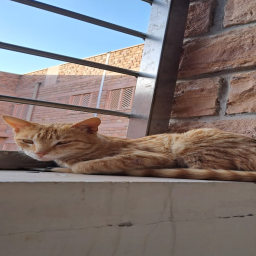
#> input picture captured/images 256/img1.png, 256 x 256 px, found by its file name; its folder holds only this picture in this run
$ python annotate_captured.py
#> lines starting #> are read from the running program, lines starting #| are printed output that depends on the picture

"""
SwiftMask captured-photo polygon annotation.

Displays original photographs without aspect-ratio distortion.
Draws polygons at original resolution.
Exports masks at 256x256 using INTER_NEAREST.

Mask convention:
    0   = background
    255 = foreground

Controls:
    Left click  : Add polygon point
    Right click : Undo last point
    Enter       : Finish polygon
    Backspace   : Undo last point
    U           : Undo completed polygon
    R           : Reset current image
    S           : Save and move to next image
    Q / ESC     : Quit
"""

# ============================================================
# 1. ENVIRONMENT
# ============================================================

import os

os.environ["QT_QPA_PLATFORM"] = "xcb"
os.environ["OMP_NUM_THREADS"] = "1"
os.environ["MKL_NUM_THREADS"] = "1"
os.environ["OPENBLAS_NUM_THREADS"] = "1"
os.environ["VECLIB_MAXIMUM_THREADS"] = "1"

# ============================================================
# 2. IMPORTS
# ============================================================

import argparse
from pathlib import Path

import cv2
import numpy as np


# ============================================================
# 3. PATHS AND SETTINGS
# ============================================================

ROOT_DIR = Path(__file__).resolve().parents[1]

ORIGINAL_DIR = ROOT_DIR / "captured" / "original"
MASK_DIR = ROOT_DIR / "captured" / "masks 256"

IMAGE_SIZE = 256

DISPLAY_WIDTH = 900
DISPLAY_HEIGHT = 700
HEADER_HEIGHT = 85

BACKGROUND = 0
FOREGROUND = 255

WINDOW_NAME = "SwiftMask - Natural Aspect Ratio Annotation"


# ============================================================
# 4. ANNOTATOR
# ============================================================

class PolygonAnnotator:

    # [369 lines left out: functions __init__, to_image_coordinates, mouse_callback, rebuild_mask, finish_polygon, undo_polygon and 3 more, not called in this run]


# ============================================================
# 6. ANNOTATION SESSION
# ============================================================

def annotate_dataset(overwrite=False):

#> called with overwrite = False
    if not ORIGINAL_DIR.is_dir():

        raise FileNotFoundError(
            f"Original directory not found: {ORIGINAL_DIR}"
        )

    MASK_DIR.mkdir(
        parents=True,
        exist_ok=True
    )

    image_paths = sorted(
        ORIGINAL_DIR.glob("*.png"),
        key=lambda p: (
            int(p.stem[3:])
            if p.stem.startswith("img")
            and p.stem[3:].isdigit()
            else p.name
        )
    )

    if not image_paths:

        raise RuntimeError(
            "No original PNG images found."
        )

    print("=" * 65)
    print("SWIFTMASK - NATURAL ASPECT RATIO ANNOTATION")
    print("=" * 65)

    print(f"Original images: {ORIGINAL_DIR}")
    print(f"Output masks: {MASK_DIR}")
    print(f"Number of images: {len(image_paths)}")
    print("Annotation is performed at original resolution.")

    cv2.namedWindow(
        WINDOW_NAME,
        cv2.WINDOW_NORMAL
    )

    cv2.resizeWindow(
        WINDOW_NAME,
        DISPLAY_WIDTH,
        DISPLAY_HEIGHT
    )

    for index, image_path in enumerate(
        image_paths,
        start=1
    ):

        output_path = MASK_DIR / image_path.name

        # Skip previously completed annotations.
        if output_path.exists() and not overwrite:

            existing = cv2.imread(
                str(output_path),
                cv2.IMREAD_GRAYSCALE
            )
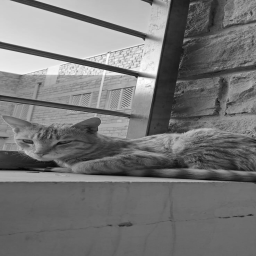
#> existing: shape (256, 256); min 2, max 254, mean 118.7

            if (
                existing is not None
                and existing.shape == (IMAGE_SIZE, IMAGE_SIZE)
                and np.any(existing > 0)
            ):

                print(
                    f"Skipping {image_path.name}: "
                    "non-empty mask already exists."
                )

                continue

        image = cv2.imread(
            str(image_path),
            cv2.IMREAD_COLOR
        )

        if image is None:

            print(
                f"Could not read {image_path.name}. Skipping."
            )

            continue

        annotator = PolygonAnnotator(image)

        cv2.setMouseCallback(
            WINDOW_NAME,
            annotator.mouse_callback
        )

        print("\n" + "-" * 65)
        print(f"Image {index}/{len(image_paths)}: {image_path.name}")
        print(f"Original size: {image.shape[1]} x {image.shape[0]}")

        while True:

            preview = annotator.render(
                image_path.name,
                index,
                len(image_paths)
            )

            cv2.imshow(
                WINDOW_NAME,
                preview
            )

            key = cv2.waitKey(20) & 0xFF

            if key in (10, 13):

                annotator.finish_polygon()

            elif key in (8, 127):

                if annotator.current_polygon:
                    annotator.current_polygon.pop()

            elif key in (ord("u"), ord("U")):

                annotator.undo_polygon()

            elif key in (ord("r"), ord("R")):

                annotator.reset()

            elif key in (ord("s"), ord("S")):

                if annotator.current_polygon:

                    print(
                        "Finish the current polygon with ENTER first."
                    )

                    continue

                try:

                    export_mask(
                        annotator.mask,
                        output_path
                    )

                except ValueError as error:

                    print(error)
                    continue

                break

            elif key in (ord("q"), ord("Q"), 27):

                print("Annotation session stopped.")
                cv2.destroyAllWindows()
                return

    cv2.destroyAllWindows()

    print("\n" + "=" * 65)
    print("ANNOTATION SESSION COMPLETED")
    print("=" * 65)
    print(f"Output directory: {MASK_DIR}")


# ============================================================
# 7. MAIN
# ============================================================

if __name__ == "__main__":

    parser = argparse.ArgumentParser(
        description=(
            "Annotate original captured photos "
            "without aspect-ratio distortion."
        )
    )

    parser.add_argument(
        "--overwrite",
        action="store_true",
        help="Replace existing non-empty masks."
    )

    args = parser.parse_args()

    annotate_dataset(
        overwrite=args.overwrite
    )

"""
SwiftMask captured-photo polygon annotation.

Displays original photographs without aspect-ratio distortion.
Draws polygons at original resolution.
Exports masks at 256x256 using INTER_NEAREST.

Mask convention:
    0   = background
    255 = foreground

Controls:
    Left click  : Add polygon point
    Right click : Undo last point
    Enter       : Finish polygon
    Backspace   : Undo last point
    U           : Undo completed polygon
    R           : Reset current image
    S           : Save and move to next image
    Q / ESC     : Quit
"""

# ============================================================
# 1. ENVIRONMENT
# ============================================================

import os

os.environ["OMP_NUM_THREADS"] = "1"
os.environ["MKL_NUM_THREADS"] = "1"
os.environ["OPENBLAS_NUM_THREADS"] = "1"
os.environ["VECLIB_MAXIMUM_THREADS"] = "1"

# ============================================================
# 2. IMPORTS
# ============================================================

import argparse
from pathlib import Path

import cv2
import numpy as np


# ============================================================
# 3. PATHS AND SETTINGS
# ============================================================

ROOT_DIR = Path(__file__).resolve().parents[1]

ORIGINAL_DIR = ROOT_DIR / "captured" / "original"
MASK_DIR = ROOT_DIR / "captured" / "masks 256"

IMAGE_SIZE = 256

DISPLAY_WIDTH = 900
DISPLAY_HEIGHT = 700
HEADER_HEIGHT = 85

BACKGROUND = 0
FOREGROUND = 255

WINDOW_NAME = "SwiftMask - Natural Aspect Ratio Annotation"


# ============================================================
# 4. ANNOTATOR
# ============================================================

class PolygonAnnotator:

    # [372 lines left out: functions __init__, to_image_coordinates, mouse_callback, rebuild_mask, finish_polygon, undo_polygon and 3 more, not called in this run]


# ============================================================
# 6. ANNOTATION SESSION
# ============================================================

def annotate_dataset(overwrite=False):

    if not ORIGINAL_DIR.is_dir():

        raise FileNotFoundError(
            f"Original directory not found: {ORIGINAL_DIR}"
        )

    MASK_DIR.mkdir(
        parents=True,
        exist_ok=True
    )

    image_paths = sorted(
        ORIGINAL_DIR.glob("*.png"),
        key=lambda p: (
            int(p.stem[3:])
            if p.stem.startswith("img")
            and p.stem[3:].isdigit()
            else p.name
        )
    )

    if not image_paths:

        raise RuntimeError(
            "No original PNG images found."
        )

    print("=" * 65)
    print("SWIFTMASK - NATURAL ASPECT RATIO ANNOTATION")
    print("=" * 65)

    print(f"Original images: {ORIGINAL_DIR}")
    print(f"Output masks: {MASK_DIR}")
    print(f"Number of images: {len(image_paths)}")
    print("Annotation is performed at original resolution.")

    cv2.namedWindow(
        WINDOW_NAME,
        cv2.WINDOW_NORMAL
    )

    cv2.resizeWindow(
        WINDOW_NAME,
        DISPLAY_WIDTH,
        DISPLAY_HEIGHT
    )

    for index, image_path in enumerate(
        image_paths,
        start=1
    ):

        output_path = MASK_DIR / image_path.name

        # Skip previously completed annotations.
        if output_path.exists() and not overwrite:

            existing = cv2.imread(
                str(output_path),
                cv2.IMREAD_GRAYSCALE
            )

            if (
                existing is not None
                and existing.shape == (IMAGE_SIZE, IMAGE_SIZE)
                and np.any(existing > 0)
            ):

                print(
                    f"Skipping {image_path.name}: "
                    "non-empty mask already exists."
                )

                continue

        image = cv2.imread(
            str(image_path),
            cv2.IMREAD_COLOR
        )

        if image is None:

            print(
                f"Could not read {image_path.name}. Skipping."
            )

            continue

        annotator = PolygonAnnotator(image)

        cv2.setMouseCallback(
            WINDOW_NAME,
            annotator.mouse_callback
        )

        print("\n" + "-" * 65)
        print(f"Image {index}/{len(image_paths)}: {image_path.name}")
        print(f"Original size: {image.shape[1]} x {image.shape[0]}")

        while True:

            preview = annotator.render(
                image_path.name,
                index,
                len(image_paths)
            )

            cv2.imshow(
                WINDOW_NAME,
                preview
            )

            key = cv2.waitKey(20) & 0xFF

            if key in (10, 13):

                annotator.finish_polygon()

            elif key in (8, 127):

                if annotator.current_polygon:
                    annotator.current_polygon.pop()

            elif key in (ord("u"), ord("U")):

                annotator.undo_polygon()

            elif key in (ord("r"), ord("R")):

                annotator.reset()

            elif key in (ord("s"), ord("S")):

                if annotator.current_polygon:

                    print(
                        "Finish the current polygon with ENTER first."
                    )

                    continue

                try:

                    export_mask(
                        annotator.mask,
                        output_path
                    )

                except ValueError as error:

                    print(error)
                    continue

                break

            elif key in (ord("q"), ord("Q"), 27):

                print("Annotation session stopped.")
                cv2.destroyAllWindows()
                return

    cv2.destroyAllWindows()

    print("\n" + "=" * 65)
    print("ANNOTATION SESSION COMPLETED")
    print("=" * 65)
    print(f"Output directory: {MASK_DIR}")


# ============================================================
# 7. MAIN
# ============================================================

if __name__ == "__main__":

    parser = argparse.ArgumentParser(
        description=(
            "Annotate original captured photos "
            "without aspect-ratio distortion."
        )
    )

    parser.add_argument(
        "--overwrite",
        action="store_true",
        help="Replace existing non-empty masks."
    )

    args = parser.parse_args()

    annotate_dataset(
        overwrite=args.overwrite
    )
